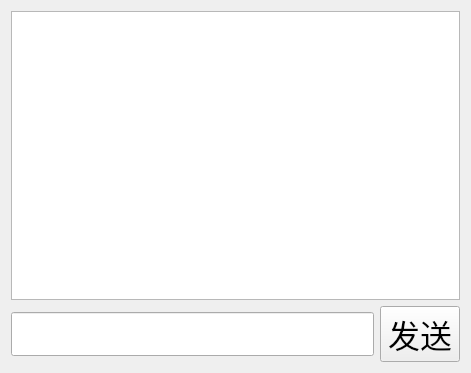
<?xml version="1.0" encoding="UTF-8"?>
<ui version="4.0">
 <class>PrivateChat</class>
 <widget class="QWidget" name="PrivateChat">
  <property name="geometry">
   <rect>
    <x>0</x>
    <y>0</y>
    <width>471</width>
    <height>373</height>
   </rect>
  </property>
  <property name="windowTitle">
   <string>Form</string>
  </property>
  <layout class="QVBoxLayout" name="verticalLayout_2">
   <item>
    <layout class="QVBoxLayout" name="verticalLayout">
     <item>
      <widget class="QTextEdit" name="showMsg_te">
       <property name="font">
        <font>
         <pointsize>24</pointsize>
        </font>
       </property>
      </widget>
     </item>
     <item>
      <layout class="QHBoxLayout" name="horizontalLayout">
       <item>
        <widget class="QLineEdit" name="inputMsg_le">
         <property name="font">
          <font>
           <pointsize>24</pointsize>
          </font>
         </property>
        </widget>
       </item>
       <item>
        <widget class="QPushButton" name="sendMsg_pb">
         <property name="font">
          <font>
           <pointsize>24</pointsize>
          </font>
         </property>
         <property name="text">
          <string>发送</string>
         </property>
        </widget>
       </item>
      </layout>
     </item>
    </layout>
   </item>
  </layout>
 </widget>
 <resources/>
 <connections/>
</ui>
